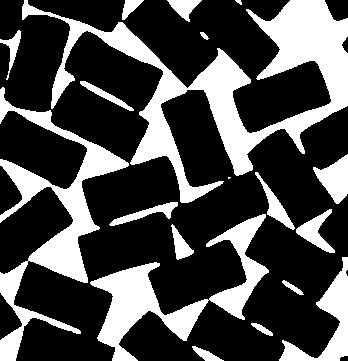
#> input picture numpy/Rect-Rcg.jpg, 348 x 361 px
$ python ImageMeasure.py   (older library calls are emulated)
#> lines starting #> are read from the running program, lines starting #| are printed output that depends on the picture; after the words box and inside, x2 and y2 are one past the last pixel; in counts of white or black regions, pixels touching at a corner belong together
# coding=utf-8
import numpy as np
from scipy.ndimage import morphology as mor
from scipy.ndimage import measurements as msm
import matplotlib.pyplot as plt

squares = plt.imread("./Rect-Rcg.jpg")
#> squares is the input picture: shape (361, 348); min 0, max 255, mean 75.9
squares = (squares < 200).astype(np.uint8)
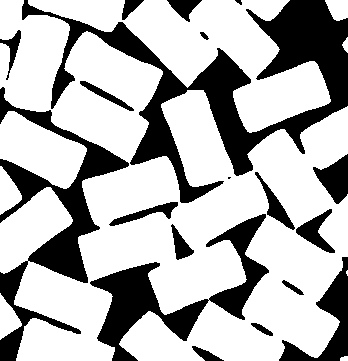
#> squares: shape (361, 348); values 0 (black) and 1 (white), 70.3% white; 19 black regions (1 under 20 px), largest, box (x1, y1, x2, y2) and area: (22, 0, 348, 203) 15996, (0, 87, 129, 361) 7851, (90, 214, 269, 361) 6538
sqrdt = mor.distance_transform_cdt(squares)
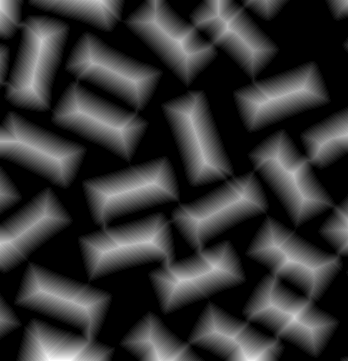
#> sqrdt: shape (361, 348) int32; min 0, max 27, mean 5.6; drawn with min black and max white
print(u"各种距离值", np.unique(sqrdt))
#| 各种距离值 [ 0  1  2  3  4  5  6  7  8  9 10 11 12 13 14 15 16 17 18 19 20 21 22 23
#|  24 25 26 27]
# plt.imshow(sqrdt, cmap="jet")
sqrCore = (sqrdt > 8).astype(np.uint8)
#> sqrCore: shape (361, 348); values 0 (black) and 1 (white), 29.9% white; 29 white regions (1 under 20 px), largest, box (x1, y1, x2, y2) and area: (13, 23, 60, 103) 2024, (89, 223, 167, 269) 2013, (93, 167, 171, 215) 1931
# plt.imshow(sqrCore, cmap="gray")

def randomPalette(labels, count, seed=1):
	np.random.seed(seed)
	palette = np.random.rand(count + 1, 3)
	palette[0, :] = 0
	return palette[labels]

(labels, count) = msm.label(sqrCore)
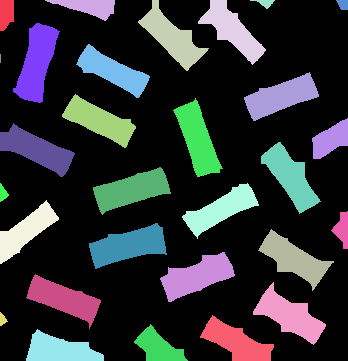
#> labels: shape (361, 348) int32; 30 distinct labels, from 0 to 29; one colour per label, 0 black
#> count = 29
# [6 lines of commented-out code are left out]

index = mor.distance_transform_cdt(1 - sqrCore, return_distances=False, return_indices=True)
nearLabels = labels[index[0], index[1]]
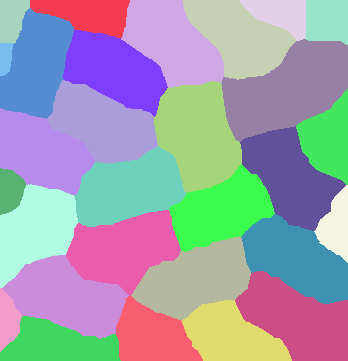
#> nearLabels: shape (361, 348) int32; 29 distinct labels, from 1 to 29; one colour per label, 0 black
mask = (squares - sqrCore).astype(bool)
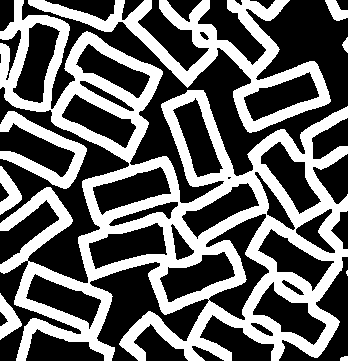
#> mask: shape (361, 348) bool; 40.4% white; 9 white regions (1 under 20 px), largest, box (x1, y1, x2, y2) and area: (0, 0, 348, 361) 38511, (28, 0, 331, 133) 8621, (0, 111, 87, 189) 2161
labels2 = labels.copy()
labels2[mask] = nearLabels[mask]
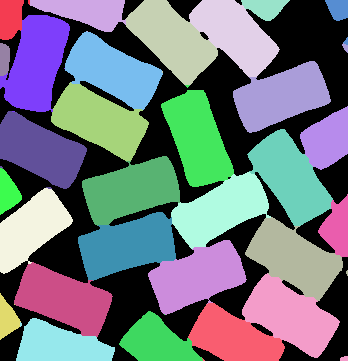
#> labels2: shape (361, 348) int32; 30 distinct labels, from 0 to 29; one colour per label, 0 black
plt.imshow(randomPalette(labels2, count))
#> in randomPalette, `palette = np.random.rand(count + 1, 3)`: palette = 30 rows, first 8: [0.417, 0.72, 0.000114], [0.302, 0.147, 0.0923], [0.186, 0.346, 0.397], [0.539, 0.419, 0.685], [0.204, 0.878, 0.0274], [0.67, 0.417, 0.559], [0.14, 0.198, 0.801], [0.968, 0.313, 0.692]
#> in randomPalette, `return palette[labels]`:
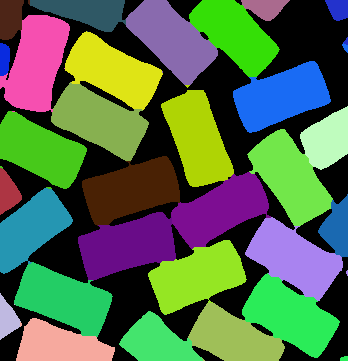
#> returned value: shape (361, 348, 3) float64; mean of channels 0, 1, 2 0.326, 0.422, 0.297; drawn as R, G, B
# [6 lines of commented-out code are left out]

plt.show()
